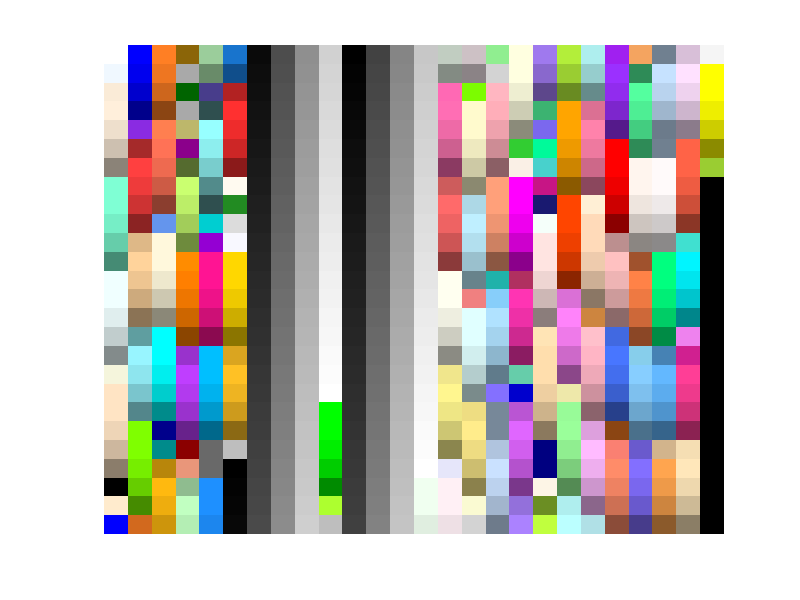

This chart was generated by the following MATLAB code: (Note: this script raises an error after producing the figure.)
function [rgb] = colors(name)

% [rgb] = colors(name)
% 
% return the RGB triplet for a named color
% names are taken from the 657 default colors from R (colors())
% alternatively name can be a HEX color specification, starting with # (e.g. '#204A5F')
% 
% [list] = colors('list') 
% returns the list of all names
% 
% colors 
% opens an interactive window to select a color.
%
% [rgb] = colors
% returns all available rgb triplets
%
% [name] = colors(rgb)
% if input is numeric, attempt matching with known colors to find name;
%
% 

% v0.1 Max 2016

if nargin == 0
    if nargout == 0
        name = 'gallery';
    else
        rgb = colors(colors('list'));
        return
    end
end

cols = collist;

if isnumeric(name)
    rgb = round(name*1000)/1000;
    allcols = round(cell2mat(cols(:,2:end))*1000)/1000;
    icol = all(bsxfun(@eq,rgb,allcols),2);
    rgb = cols{icol,1};
    return
end

if strcmp(name,'list')
    rgb = cols(:,1);
    return
elseif strcmp(name,'gallery')
    allcols = cell2mat(cols(:,2:end));
    s = size(allcols);
    [r,c,n] = num2rowcol(s(1));
    allcols = padarray(allcols,[n,0],NaN,'post');
    allcols = reshape(allcols,r,c,[]);
    figure(158866);clf
    set(gcf,'numbertitle','off','name','colors','menuBar','none')
    h = imagesc(allcols);
    axis off
    set(h,'UserData',cols);
    h = datacursormode(gcf);
    set(h,'enable','on','updatefcn',@datatxt);
    return
end

if iscellstr(name)
    name = name(:);
    rgb = NaN(numberOfColors,3);
    for i = 1:numel(name)
        rgb(i,:) = colors(name{i});
    end
elseif strfind(name,'#') == 1
    rgb(1) = hex2dec(name(2:3));
    rgb(2) = hex2dec(name(4:5));
    rgb(3) = hex2dec(name(6:7));
    rgb = rgb/255;
else
    rgb = cell2mat(cols(strcmp(cols(:,1),name),2:end));
end

function cols = collist

cols = {
    'white'	255	255	255
    'aliceblue'	240	248	255
    'antiquewhite'	250	235	215
    'antiquewhite1'	255	239	219
    'antiquewhite2'	238	223	204
    'antiquewhite3'	205	192	176
    'antiquewhite4'	139	131	120
    'aquamarine'	127	255	212
    'aquamarine1'	127	255	212
    'aquamarine2'	118	238	198
    'aquamarine3'	102	205	170
    'aquamarine4'	69	139	116
    'azure'	240	255	255
    'azure1'	240	255	255
    'azure2'	224	238	238
    'azure3'	193	205	205
    'azure4'	131	139	139
    'beige'	245	245	220
    'bisque'	255	228	196
    'bisque1'	255	228	196
    'bisque2'	238	213	183
    'bisque3'	205	183	158
    'bisque4'	139	125	107
    'black'	0	0	0
    'blanchedalmond'	255	235	205
    'blue'	0	0	255
    'blue1'	0	0	255
    'blue2'	0	0	238
    'blue3'	0	0	205
    'blue4'	0	0	139
    'blueviolet'	138	43	226
    'brown'	165	42	42
    'brown1'	255	64	64
    'brown2'	238	59	59
    'brown3'	205	51	51
    'brown4'	139	35	35
    'burlywood'	222	184	135
    'burlywood1'	255	211	155
    'burlywood2'	238	197	145
    'burlywood3'	205	170	125
    'burlywood4'	139	115	85
    'cadetblue'	95	158	160
    'cadetblue1'	152	245	255
    'cadetblue2'	142	229	238
    'cadetblue3'	122	197	205
    'cadetblue4'	83	134	139
    'chartreuse'	127	255	0
    'chartreuse1'	127	255	0
    'chartreuse2'	118	238	0
    'chartreuse3'	102	205	0
    'chartreuse4'	69	139	0
    'chocolate'	210	105	30
    'chocolate1'	255	127	36
    'chocolate2'	238	118	33
    'chocolate3'	205	102	29
    'chocolate4'	139	69	19
    'coral'	255	127	80
    'coral1'	255	114	86
    'coral2'	238	106	80
    'coral3'	205	91	69
    'coral4'	139	62	47
    'cornflowerblue'	100	149	237
    'cornsilk'	255	248	220
    'cornsilk1'	255	248	220
    'cornsilk2'	238	232	205
    'cornsilk3'	205	200	177
    'cornsilk4'	139	136	120
    'cyan'	0	255	255
    'cyan1'	0	255	255
    'cyan2'	0	238	238
    'cyan3'	0	205	205
    'cyan4'	0	139	139
    'darkblue'	0	0	139
    'darkcyan'	0	139	139
    'darkgoldenrod'	184	134	11
    'darkgoldenrod1'	255	185	15
    'darkgoldenrod2'	238	173	14
    'darkgoldenrod3'	205	149	12
    'darkgoldenrod4'	139	101	8
    'darkgray'	169	169	169
    'darkgreen'	0	100	0
    'darkgrey'	169	169	169
    'darkkhaki'	189	183	107
    'darkmagenta'	139	0	139
    'darkolivegreen'	85	107	47
    'darkolivegreen1'	202	255	112
    'darkolivegreen2'	188	238	104
    'darkolivegreen3'	162	205	90
    'darkolivegreen4'	110	139	61
    'darkorange'	255	140	0
    'darkorange1'	255	127	0
    'darkorange2'	238	118	0
    'darkorange3'	205	102	0
    'darkorange4'	139	69	0
    'darkorchid'	153	50	204
    'darkorchid1'	191	62	255
    'darkorchid2'	178	58	238
    'darkorchid3'	154	50	205
    'darkorchid4'	104	34	139
    'darkred'	139	0	0
    'darksalmon'	233	150	122
    'darkseagreen'	143	188	143
    'darkseagreen1'	193	255	193
    'darkseagreen2'	180	238	180
    'darkseagreen3'	155	205	155
    'darkseagreen4'	105	139	105
    'darkslateblue'	72	61	139
    'darkslategray'	47	79	79
    'darkslategray1'	151	255	255
    'darkslategray2'	141	238	238
    'darkslategray3'	121	205	205
    'darkslategray4'	82	139	139
    'darkslategrey'	47	79	79
    'darkturquoise'	0	206	209
    'darkviolet'	148	0	211
    'deeppink'	255	20	147
    'deeppink1'	255	20	147
    'deeppink2'	238	18	137
    'deeppink3'	205	16	118
    'deeppink4'	139	10	80
    'deepskyblue'	0	191	255
    'deepskyblue1'	0	191	255
    'deepskyblue2'	0	178	238
    'deepskyblue3'	0	154	205
    'deepskyblue4'	0	104	139
    'dimgray'	105	105	105
    'dimgrey'	105	105	105
    'dodgerblue'	30	144	255
    'dodgerblue1'	30	144	255
    'dodgerblue2'	28	134	238
    'dodgerblue3'	24	116	205
    'dodgerblue4'	16	78	139
    'firebrick'	178	34	34
    'firebrick1'	255	48	48
    'firebrick2'	238	44	44
    'firebrick3'	205	38	38
    'firebrick4'	139	26	26
    'floralwhite'	255	250	240
    'forestgreen'	34	139	34
    'gainsboro'	220	220	220
    'ghostwhite'	248	248	255
    'gold'	255	215	0
    'gold1'	255	215	0
    'gold2'	238	201	0
    'gold3'	205	173	0
    'gold4'	139	117	0
    'goldenrod'	218	165	32
    'goldenrod1'	255	193	37
    'goldenrod2'	238	180	34
    'goldenrod3'	205	155	29
    'goldenrod4'	139	105	20
    'gray'	190	190	190
    'gray0'	0	0	0
    'gray1'	3	3	3
    'gray2'	5	5	5
    'gray3'	8	8	8
    'gray4'	10	10	10
    'gray5'	13	13	13
    'gray6'	15	15	15
    'gray7'	18	18	18
    'gray8'	20	20	20
    'gray9'	23	23	23
    'gray10'	26	26	26
    'gray11'	28	28	28
    'gray12'	31	31	31
    'gray13'	33	33	33
    'gray14'	36	36	36
    'gray15'	38	38	38
    'gray16'	41	41	41
    'gray17'	43	43	43
    'gray18'	46	46	46
    'gray19'	48	48	48
    'gray20'	51	51	51
    'gray21'	54	54	54
    'gray22'	56	56	56
    'gray23'	59	59	59
    'gray24'	61	61	61
    'gray25'	64	64	64
    'gray26'	66	66	66
    'gray27'	69	69	69
    'gray28'	71	71	71
    'gray29'	74	74	74
    'gray30'	77	77	77
    'gray31'	79	79	79
    'gray32'	82	82	82
    'gray33'	84	84	84
    'gray34'	87	87	87
    'gray35'	89	89	89
    'gray36'	92	92	92
    'gray37'	94	94	94
    'gray38'	97	97	97
    'gray39'	99	99	99
    'gray40'	102	102	102
    'gray41'	105	105	105
    'gray42'	107	107	107
    'gray43'	110	110	110
    'gray44'	112	112	112
    'gray45'	115	115	115
    'gray46'	117	117	117
    'gray47'	120	120	120
    'gray48'	122	122	122
    'gray49'	125	125	125
    'gray50'	127	127	127
    'gray51'	130	130	130
    'gray52'	133	133	133
    'gray53'	135	135	135
    'gray54'	138	138	138
    'gray55'	140	140	140
    'gray56'	143	143	143
    'gray57'	145	145	145
    'gray58'	148	148	148
    'gray59'	150	150	150
    'gray60'	153	153	153
    'gray61'	156	156	156
    'gray62'	158	158	158
    'gray63'	161	161	161
    'gray64'	163	163	163
    'gray65'	166	166	166
    'gray66'	168	168	168
    'gray67'	171	171	171
    'gray68'	173	173	173
    'gray69'	176	176	176
    'gray70'	179	179	179
    'gray71'	181	181	181
    'gray72'	184	184	184
    'gray73'	186	186	186
    'gray74'	189	189	189
    'gray75'	191	191	191
    'gray76'	194	194	194
    'gray77'	196	196	196
    'gray78'	199	199	199
    'gray79'	201	201	201
    'gray80'	204	204	204
    'gray81'	207	207	207
    'gray82'	209	209	209
    'gray83'	212	212	212
    'gray84'	214	214	214
    'gray85'	217	217	217
    'gray86'	219	219	219
    'gray87'	222	222	222
    'gray88'	224	224	224
    'gray89'	227	227	227
    'gray90'	229	229	229
    'gray91'	232	232	232
    'gray92'	235	235	235
    'gray93'	237	237	237
    'gray94'	240	240	240
    'gray95'	242	242	242
    'gray96'	245	245	245
    'gray97'	247	247	247
    'gray98'	250	250	250
    'gray99'	252	252	252
    'gray100'	255	255	255
    'green'	0	255	0
    'green1'	0	255	0
    'green2'	0	238	0
    'green3'	0	205	0
    'green4'	0	139	0
    'greenyellow'	173	255	47
    'grey'	190	190	190
    'grey0'	0	0	0
    'grey1'	3	3	3
    'grey2'	5	5	5
    'grey3'	8	8	8
    'grey4'	10	10	10
    'grey5'	13	13	13
    'grey6'	15	15	15
    'grey7'	18	18	18
    'grey8'	20	20	20
    'grey9'	23	23	23
    'grey10'	26	26	26
    'grey11'	28	28	28
    'grey12'	31	31	31
    'grey13'	33	33	33
    'grey14'	36	36	36
    'grey15'	38	38	38
    'grey16'	41	41	41
    'grey17'	43	43	43
    'grey18'	46	46	46
    'grey19'	48	48	48
    'grey20'	51	51	51
    'grey21'	54	54	54
    'grey22'	56	56	56
    'grey23'	59	59	59
    'grey24'	61	61	61
    'grey25'	64	64	64
    'grey26'	66	66	66
    'grey27'	69	69	69
    'grey28'	71	71	71
    'grey29'	74	74	74
    'grey30'	77	77	77
    'grey31'	79	79	79
    'grey32'	82	82	82
    'grey33'	84	84	84
    'grey34'	87	87	87
    'grey35'	89	89	89
    'grey36'	92	92	92
    'grey37'	94	94	94
    'grey38'	97	97	97
    'grey39'	99	99	99
    'grey40'	102	102	102
    'grey41'	105	105	105
    'grey42'	107	107	107
    'grey43'	110	110	110
    'grey44'	112	112	112
    'grey45'	115	115	115
    'grey46'	117	117	117
    'grey47'	120	120	120
    'grey48'	122	122	122
    'grey49'	125	125	125
    'grey50'	127	127	127
    'grey51'	130	130	130
    'grey52'	133	133	133
    'grey53'	135	135	135
    'grey54'	138	138	138
    'grey55'	140	140	140
    'grey56'	143	143	143
    'grey57'	145	145	145
    'grey58'	148	148	148
    'grey59'	150	150	150
    'grey60'	153	153	153
    'grey61'	156	156	156
    'grey62'	158	158	158
    'grey63'	161	161	161
    'grey64'	163	163	163
    'grey65'	166	166	166
    'grey66'	168	168	168
    'grey67'	171	171	171
    'grey68'	173	173	173
    'grey69'	176	176	176
    'grey70'	179	179	179
    'grey71'	181	181	181
    'grey72'	184	184	184
    'grey73'	186	186	186
    'grey74'	189	189	189
    'grey75'	191	191	191
    'grey76'	194	194	194
    'grey77'	196	196	196
    'grey78'	199	199	199
    'grey79'	201	201	201
    'grey80'	204	204	204
    'grey81'	207	207	207
    'grey82'	209	209	209
    'grey83'	212	212	212
    'grey84'	214	214	214
    'grey85'	217	217	217
    'grey86'	219	219	219
    'grey87'	222	222	222
    'grey88'	224	224	224
    'grey89'	227	227	227
    'grey90'	229	229	229
    'grey91'	232	232	232
    'grey92'	235	235	235
    'grey93'	237	237	237
    'grey94'	240	240	240
    'grey95'	242	242	242
    'grey96'	245	245	245
    'grey97'	247	247	247
    'grey98'	250	250	250
    'grey99'	252	252	252
    'grey100'	255	255	255
    'honeydew'	240	255	240
    'honeydew1'	240	255	240
    'honeydew2'	224	238	224
    'honeydew3'	193	205	193
    'honeydew4'	131	139	131
    'hotpink'	255	105	180
    'hotpink1'	255	110	180
    'hotpink2'	238	106	167
    'hotpink3'	205	96	144
    'hotpink4'	139	58	98
    'indianred'	205	92	92
    'indianred1'	255	106	106
    'indianred2'	238	99	99
    'indianred3'	205	85	85
    'indianred4'	139	58	58
    'ivory'	255	255	240
    'ivory1'	255	255	240
    'ivory2'	238	238	224
    'ivory3'	205	205	193
    'ivory4'	139	139	131
    'khaki'	240	230	140
    'khaki1'	255	246	143
    'khaki2'	238	230	133
    'khaki3'	205	198	115
    'khaki4'	139	134	78
    'lavender'	230	230	250
    'lavenderblush'	255	240	245
    'lavenderblush1'	255	240	245
    'lavenderblush2'	238	224	229
    'lavenderblush3'	205	193	197
    'lavenderblush4'	139	131	134
    'lawngreen'	124	252	0
    'lemonchiffon'	255	250	205
    'lemonchiffon1'	255	250	205
    'lemonchiffon2'	238	233	191
    'lemonchiffon3'	205	201	165
    'lemonchiffon4'	139	137	112
    'lightblue'	173	216	230
    'lightblue1'	191	239	255
    'lightblue2'	178	223	238
    'lightblue3'	154	192	205
    'lightblue4'	104	131	139
    'lightcoral'	240	128	128
    'lightcyan'	224	255	255
    'lightcyan1'	224	255	255
    'lightcyan2'	209	238	238
    'lightcyan3'	180	205	205
    'lightcyan4'	122	139	139
    'lightgoldenrod'	238	221	130
    'lightgoldenrod1'	255	236	139
    'lightgoldenrod2'	238	220	130
    'lightgoldenrod3'	205	190	112
    'lightgoldenrod4'	139	129	76
    'lightgoldenrodyellow'	250	250	210
    'lightgray'	211	211	211
    'lightgreen'	144	238	144
    'lightgrey'	211	211	211
    'lightpink'	255	182	193
    'lightpink1'	255	174	185
    'lightpink2'	238	162	173
    'lightpink3'	205	140	149
    'lightpink4'	139	95	101
    'lightsalmon'	255	160	122
    'lightsalmon1'	255	160	122
    'lightsalmon2'	238	149	114
    'lightsalmon3'	205	129	98
    'lightsalmon4'	139	87	66
    'lightseagreen'	32	178	170
    'lightskyblue'	135	206	250
    'lightskyblue1'	176	226	255
    'lightskyblue2'	164	211	238
    'lightskyblue3'	141	182	205
    'lightskyblue4'	96	123	139
    'lightslateblue'	132	112	255
    'lightslategray'	119	136	153
    'lightslategrey'	119	136	153
    'lightsteelblue'	176	196	222
    'lightsteelblue1'	202	225	255
    'lightsteelblue2'	188	210	238
    'lightsteelblue3'	162	181	205
    'lightsteelblue4'	110	123	139
    'lightyellow'	255	255	224
    'lightyellow1'	255	255	224
    'lightyellow2'	238	238	209
    'lightyellow3'	205	205	180
    'lightyellow4'	139	139	122
    'limegreen'	50	205	50
    'linen'	250	240	230
    'magenta'	255	0	255
    'magenta1'	255	0	255
    'magenta2'	238	0	238
    'magenta3'	205	0	205
    'magenta4'	139	0	139
    'maroon'	176	48	96
    'maroon1'	255	52	179
    'maroon2'	238	48	167
    'maroon3'	205	41	144
    'maroon4'	139	28	98
    'mediumaquamarine'	102	205	170
    'mediumblue'	0	0	205
    'mediumorchid'	186	85	211
    'mediumorchid1'	224	102	255
    'mediumorchid2'	209	95	238
    'mediumorchid3'	180	82	205
    'mediumorchid4'	122	55	139
    'mediumpurple'	147	112	219
    'mediumpurple1'	171	130	255
    'mediumpurple2'	159	121	238
    'mediumpurple3'	137	104	205
    'mediumpurple4'	93	71	139
    'mediumseagreen'	60	179	113
    'mediumslateblue'	123	104	238
    'mediumspringgreen'	0	250	154
    'mediumturquoise'	72	209	204
    'mediumvioletred'	199	21	133
    'midnightblue'	25	25	112
    'mintcream'	245	255	250
    'mistyrose'	255	228	225
    'mistyrose1'	255	228	225
    'mistyrose2'	238	213	210
    'mistyrose3'	205	183	181
    'mistyrose4'	139	125	123
    'moccasin'	255	228	181
    'navajowhite'	255	222	173
    'navajowhite1'	255	222	173
    'navajowhite2'	238	207	161
    'navajowhite3'	205	179	139
    'navajowhite4'	139	121	94
    'navy'	0	0	128
    'navyblue'	0	0	128
    'oldlace'	253	245	230
    'olivedrab'	107	142	35
    'olivedrab1'	192	255	62
    'olivedrab2'	179	238	58
    'olivedrab3'	154	205	50
    'olivedrab4'	105	139	34
    'orange'	255	165	0
    'orange1'	255	165	0
    'orange2'	238	154	0
    'orange3'	205	133	0
    'orange4'	139	90	0
    'orangered'	255	69	0
    'orangered1'	255	69	0
    'orangered2'	238	64	0
    'orangered3'	205	55	0
    'orangered4'	139	37	0
    'orchid'	218	112	214
    'orchid1'	255	131	250
    'orchid2'	238	122	233
    'orchid3'	205	105	201
    'orchid4'	139	71	137
    'palegoldenrod'	238	232	170
    'palegreen'	152	251	152
    'palegreen1'	154	255	154
    'palegreen2'	144	238	144
    'palegreen3'	124	205	124
    'palegreen4'	84	139	84
    'paleturquoise'	175	238	238
    'paleturquoise1'	187	255	255
    'paleturquoise2'	174	238	238
    'paleturquoise3'	150	205	205
    'paleturquoise4'	102	139	139
    'palevioletred'	219	112	147
    'palevioletred1'	255	130	171
    'palevioletred2'	238	121	159
    'palevioletred3'	205	104	137
    'palevioletred4'	139	71	93
    'papayawhip'	255	239	213
    'peachpuff'	255	218	185
    'peachpuff1'	255	218	185
    'peachpuff2'	238	203	173
    'peachpuff3'	205	175	149
    'peachpuff4'	139	119	101
    'peru'	205	133	63
    'pink'	255	192	203
    'pink1'	255	181	197
    'pink2'	238	169	184
    'pink3'	205	145	158
    'pink4'	139	99	108
    'plum'	221	160	221
    'plum1'	255	187	255
    'plum2'	238	174	238
    'plum3'	205	150	205
    'plum4'	139	102	139
    'powderblue'	176	224	230
    'purple'	160	32	240
    'purple1'	155	48	255
    'purple2'	145	44	238
    'purple3'	125	38	205
    'purple4'	85	26	139
    'red'	255	0	0
    'red1'	255	0	0
    'red2'	238	0	0
    'red3'	205	0	0
    'red4'	139	0	0
    'rosybrown'	188	143	143
    'rosybrown1'	255	193	193
    'rosybrown2'	238	180	180
    'rosybrown3'	205	155	155
    'rosybrown4'	139	105	105
    'royalblue'	65	105	225
    'royalblue1'	72	118	255
    'royalblue2'	67	110	238
    'royalblue3'	58	95	205
    'royalblue4'	39	64	139
    'saddlebrown'	139	69	19
    'salmon'	250	128	114
    'salmon1'	255	140	105
    'salmon2'	238	130	98
    'salmon3'	205	112	84
    'salmon4'	139	76	57
    'sandybrown'	244	164	96
    'seagreen'	46	139	87
    'seagreen1'	84	255	159
    'seagreen2'	78	238	148
    'seagreen3'	67	205	128
    'seagreen4'	46	139	87
    'seashell'	255	245	238
    'seashell1'	255	245	238
    'seashell2'	238	229	222
    'seashell3'	205	197	191
    'seashell4'	139	134	130
    'sienna'	160	82	45
    'sienna1'	255	130	71
    'sienna2'	238	121	66
    'sienna3'	205	104	57
    'sienna4'	139	71	38
    'skyblue'	135	206	235
    'skyblue1'	135	206	255
    'skyblue2'	126	192	238
    'skyblue3'	108	166	205
    'skyblue4'	74	112	139
    'slateblue'	106	90	205
    'slateblue1'	131	111	255
    'slateblue2'	122	103	238
    'slateblue3'	105	89	205
    'slateblue4'	71	60	139
    'slategray'	112	128	144
    'slategray1'	198	226	255
    'slategray2'	185	211	238
    'slategray3'	159	182	205
    'slategray4'	108	123	139
    'slategrey'	112	128	144
    'snow'	255	250	250
    'snow1'	255	250	250
    'snow2'	238	233	233
    'snow3'	205	201	201
    'snow4'	139	137	137
    'springgreen'	0	255	127
    'springgreen1'	0	255	127
    'springgreen2'	0	238	118
    'springgreen3'	0	205	102
    'springgreen4'	0	139	69
    'steelblue'	70	130	180
    'steelblue1'	99	184	255
    'steelblue2'	92	172	238
    'steelblue3'	79	148	205
    'steelblue4'	54	100	139
    'tan'	210	180	140
    'tan1'	255	165	79
    'tan2'	238	154	73
    'tan3'	205	133	63
    'tan4'	139	90	43
    'thistle'	216	191	216
    'thistle1'	255	225	255
    'thistle2'	238	210	238
    'thistle3'	205	181	205
    'thistle4'	139	123	139
    'tomato'	255	99	71
    'tomato1'	255	99	71
    'tomato2'	238	92	66
    'tomato3'	205	79	57
    'tomato4'	139	54	38
    'turquoise'	64	224	208
    'turquoise1'	0	245	255
    'turquoise2'	0	229	238
    'turquoise3'	0	197	205
    'turquoise4'	0	134	139
    'violet'	238	130	238
    'violetred'	208	32	144
    'violetred1'	255	62	150
    'violetred2'	238	58	140
    'violetred3'	205	50	120
    'violetred4'	139	34	82
    'wheat'	245	222	179
    'wheat1'	255	231	186
    'wheat2'	238	216	174
    'wheat3'	205	186	150
    'wheat4'	139	126	102
    'whitesmoke'	245	245	245
    'yellow'	255	255	0
    'yellow1'	255	255	0
    'yellow2'	238	238	0
    'yellow3'	205	205	0
    'yellow4'	139	139	0
    'yellowgreen'	154	205	50
    };
cols(:,2:end) = cellfun(@(x)x/255,cols(:,2:end),'uniformoutput',0);


function [row, col,n] = num2rowcol(num,R)
% 
% [row col, n] = num2rowcol(num[,R])
% 
% give me the right number of rows and columns for a subplot that will
% incorporate num axes with an approximate square look.
% n is the number of subplots we'll be missing to use all axes
%
% if R is provided, it is the approximate ratio col/row

if not(exist('R','var'))
    R = 1;
end
col =ceil(sqrt( num .* R ));
row = ceil(col./R);
n = col * row - num;

if nargout == 0
    disp([row(:) col(:)])
    clear row col
end

function output_txt = datatxt(~,event_obj)
% ~            Currently not used (empty)
% event_obj    Object containing event data structure
% output_txt   Data cursor text (string or cell array 
%              of strings)

cols = get(event_obj.Target,'UserData');
CData = get(event_obj.Target,'CData');
pos = event_obj.Position;
col = reshape(CData(pos(2),pos(1),:),1,[]);
c = cell2mat(cols(:,2:end));
nm = cols(all(bsxfun(@eq,col,c),2),1);

if not(isempty(nm))
    output_txt = [nm
                ['RGB: ' num2str(col)]];
else
    output_txt = '';
end

disp(output_txt)


